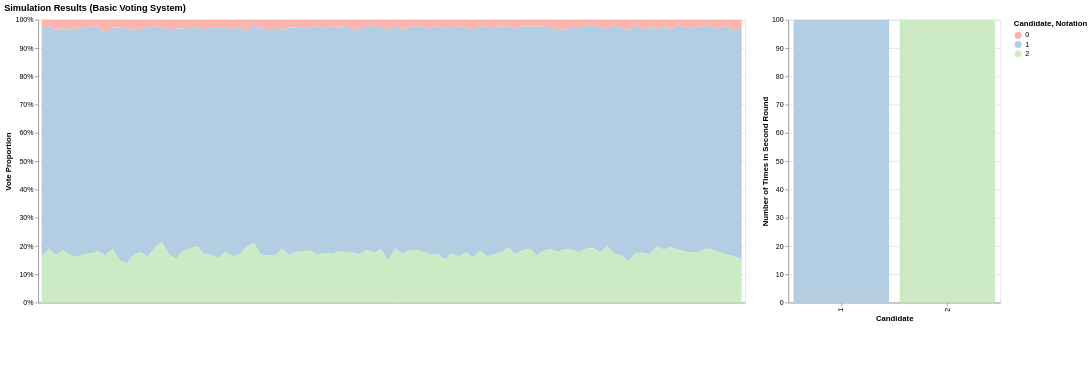

Write notebook code for a chart like this one.
### Markdown cell above
- panel B les résultats à deux tours, sans le reste

### Code cell
# define a global color scale for candidates
all_candidates = sorted(df_simulations['candidate_id'].unique())
color_scale = alt.Scale(domain=all_candidates, scheme='pastel1')

# interactive selections
highlight = alt.selection_point(fields=['candidate_id'], on='mouseover', empty='all')
candidate_select = alt.selection_point(fields=['candidate_id'], bind='legend', empty='all')

# create a dummy column for the legend of simulations
df_simulations["unit"] = "— = one simulation"

# identify top 2 (or winners) for each simulation
top2_winners = (
    df_simulations
    .groupby("simulation_number", group_keys=False)
    .apply(lambda x: x.nlargest(2, "proportion"))  # top 2 par simulation
)

# create df_wins before the histogram
df_wins = (
    top2_winners.groupby("candidate_id")
    .agg(
        wins=("candidate_id", "count"),
        mean_dissatisfaction=("mean_dissatisfaction", "mean")
    )
    .reset_index()
)

# chart votes
votes_chart = (
    alt.Chart(df_simulations)
    .mark_area(opacity=0.85)
    .encode(
        x=alt.X('simulation_number:N', axis=alt.Axis(labels=False, ticks=False, title=None)),
        y=alt.Y('proportion:Q', stack='center', title='Vote Proportion', axis=alt.Axis(format='.0%')),
        color=alt.Color('candidate_id:N', scale=color_scale, legend=alt.Legend(title='Candidate')),
        opacity=alt.condition(candidate_select, alt.value(1), alt.value(0.2)),
        detail="unit",
        tooltip=[
            alt.Tooltip('candidate:N', title='Candidate'),
            alt.Tooltip('proportion:Q', title='Proportion', format='.1%'),
            alt.Tooltip('mean_dissatisfaction:Q', title='Mean Dissatisfaction', format='.2f'),
            alt.Tooltip('simulation_number:N', title='Simulation'),
            alt.Tooltip('unit:N', title='Unit')
        ]
    )
    .add_params(highlight, candidate_select)
    .properties(width=1000, height=400)
)

# create a dummy legend for "— = one simulation"
legend_dash = (
    alt.Chart(df_simulations)
    .mark_point(size=100, filled=True)
    .encode(
        color=alt.Color("unit:N", legend=alt.Legend(title="Notation"))
    )
    .properties(width=50, height=50)
)

# histogram of wins
hist = (
    alt.Chart(df_wins)
    .mark_bar()
    .encode(
        x=alt.X("candidate_id:N", title="Candidate", sort="-y"),
        y=alt.Y("wins:Q", title="Number of Times in Second Round"),
        color=alt.Color("candidate_id:N", scale=color_scale, legend=None),
        opacity=alt.condition(candidate_select, alt.value(1), alt.value(0.2)),
        tooltip=[
            alt.Tooltip("candidate_id:N", title="Candidate"),
            alt.Tooltip("wins:Q", title="Number of Times in Second Round"),
            alt.Tooltip("mean_dissatisfaction:Q", title="Mean Dissatisfaction", format=".2f")
        ]
    )
    .add_params(highlight, candidate_select)
    .properties(width=300, height=400)
)

# combine the charts
combined_chart = (
    (votes_chart | hist) & legend_dash
).properties(
    title=f"Simulation Results ({voting_system.capitalize()} Voting System)"
)

combined_chart

### Figure 1 — Vega-Lite specification as saved in the notebook (floating-point values rounded to 4 significant figures; data arrays with more than 128 entries replaced by an {"elided": "..."} marker saying what was removed)
{"config": {"view": {"continuousWidth": 300, "continuousHeight": 300}}, "vconcat": [{"hconcat": [{"data": {"name": "data-3ec535a48b6a489a0295aff8daa9c754"}, "mark": {"type": "area", "opacity": 0.85}, "encoding": {"color": {"field": "candidate_id", "legend": {"title": "Candidate"}, "scale": {"domain": [0.0, 1.0, 2.0], "scheme": "pastel1"}, "type": "nominal"}, "detail": {"field": "unit", "type": "nominal"}, "opacity": {"condition": {"param": "param_4", "value": 1, "empty": true}, "value": 0.2}, "tooltip": [{"field": "candidate", "title": "Candidate", "type": "nominal"}, {"field": "proportion", "format": ".1%", "title": "Proportion", "type": "quantitative"}, {"field": "mean_dissatisfaction", "format": ".2f", "title": "Mean Dissatisfaction", "type": "quantitative"}, {"field": "simulation_number", "title": "Simulation", "type": "nominal"}, {"field": "unit", "title": "Unit", "type": "nominal"}], "x": {"axis": {"labels": false, "ticks": false, "title": null}, "field": "simulation_number", "type": "nominal"}, "y": {"axis": {"format": ".0%"}, "field": "proportion", "stack": "center", "title": "Vote Proportion", "type": "quantitative"}}, "height": 400, "name": "view_3", "width": 1000}, {"data": {"name": "data-0b43affeb0597cb4f72d3c925a90dc4e"}, "mark": {"type": "bar"}, "encoding": {"color": {"field": "candidate_id", "legend": null, "scale": {"domain": [0.0, 1.0, 2.0], "scheme": "pastel1"}, "type": "nominal"}, "opacity": {"condition": {"param": "param_4", "value": 1, "empty": true}, "value": 0.2}, "tooltip": [{"field": "candidate_id", "title": "Candidate", "type": "nominal"}, {"field": "wins", "title": "Number of Times in Second Round", "type": "quantitative"}, {"field": "mean_dissatisfaction", "format": ".2f", "title": "Mean Dissatisfaction", "type": "quantitative"}], "x": {"field": "candidate_id", "sort": "-y", "title": "Candidate", "type": "nominal"}, "y": {"field": "wins", "title": "Number of Times in Second Round", "type": "quantitative"}}, "height": 400, "name": "view_4", "width": 300}]}, {"data": {"name": "data-3ec535a48b6a489a0295aff8daa9c754"}, "mark": {"type": "point", "filled": true, "size": 100}, "encoding": {"color": {"field": "unit", "legend": {"title": "Notation"}, "type": "nominal"}}, "height": 50, "width": 50}], "params": [{"name": "param_3", "select": {"type": "point", "fields": ["candidate_id"], "on": "mouseover"}, "views": ["view_3", "view_4"]}, {"name": "param_4", "select": {"type": "point", "fields": ["candidate_id"]}, "bind": "legend", "views": ["view_3", "view_4"]}], "title": "Simulation Results (Basic Voting System)", "$schema": "https://vega.github.io/schema/vega-lite/v5.20.1.json", "datasets": {"data-3ec535a48b6a489a0295aff8daa9c754": {"elided": "300 records"}, "data-0b43affeb0597cb4f72d3c925a90dc4e": [{"candidate_id": 1, "wins": 100, "mean_dissatisfaction": -1.582}, {"candidate_id": 2, "wins": 100, "mean_dissatisfaction": -3.826}]}}
